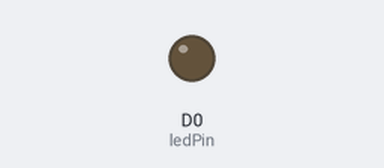
A sketch run on a simulated ESP8266 (NodeMCU). Shown: output pins drawn as LEDs (lit = HIGH).

Above: at 0.15 s.
Timing chart, 0 to 1.6 s (numbered marks = the images above):
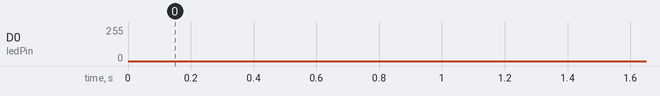

The sketch:

sketch_mar30a.ino
```cpp
const int ledPin = D0;

void setup() {

}

void loop() {

  for(int dutyCycle = 0; dutyCycle < 255; dutyCycle++){

    analogWrite(ledPin, dutyCycle);
    delay(1);
  }


  for(int dutyCycle = 255; dutyCycle > 0; dutyCycle--){

    analogWrite(ledPin, dutyCycle);
    delay(1);
  }
}
```
